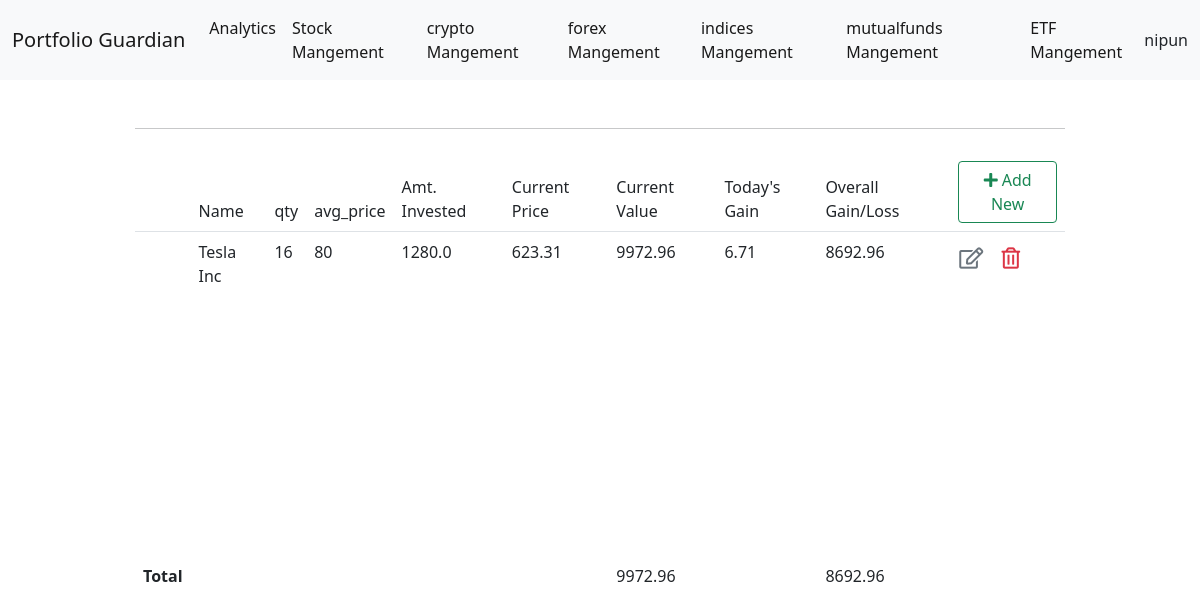
/stocks/list/ (signed in), run on the app's committed database.
### dashboard/models.py (models this page shows)
class Account(AbstractUser):
    email = models.EmailField(_('email address'), unique=True)
    first_name=models.CharField(max_length=100)
    last_name=models.CharField(max_length=100)

### stocks/models.py (models this page shows)
class Stock_details(models.Model):
    user =models.ForeignKey('dashboard.Account', on_delete= models.CASCADE,null=True)
    companyName=models.CharField(max_length=100,default="")
    avg_price=models.IntegerField(default=0)
    qty=models.IntegerField(default=0)
    invested_amount=models.FloatField(default=0)
    current_price=models.FloatField(default=0)
    current_value=models.FloatField(default=0)
    Today_Gain=models.FloatField(default=0)
    Overall_Gain=models.FloatField(default=0)
    CHOICES=('Buy','Sell')
    buy_sell_choice = (
		('Buy', 'Buy'),
		('Sell', 'Sell'),
	)
    Buy_Sell = models.CharField(default="None",max_length=50, blank=True, null=True, choices=buy_sell_choice)
    date=models.CharField(max_length=255)

### stocks/views.py (the view)
# urls.py: path('list/',views.stock_list,name='stock_list'),
@login_required(login_url='login')
def stock_list(request):
    if request.user.is_authenticated:
        user = request.user
        context={'stock_list':Stock_details.objects.filter(user=user),
        'total_investment':Stock_details.objects.filter(user=user).aggregate(Sum('current_value')),
        'Today_Gain': Stock_details.objects.filter(user=user).aggregate(Sum('Today_Gain')),
        'Overall_Gain': Stock_details.objects.filter(user=user).aggregate(Sum('Overall_Gain')),
        }
        return render(request,"stocks/stock_list.html",context)

### stocks/templates/stocks/stock_list.html (shortened to what this page needs)
{% extends "dashboard/base.html" %}
{% block content %}
<table class="table table-borderless">
    <thead class="border-bottom font-weight-bold">
        <tr>
            <td> </td>
            <td>Name</td>
            <td>qty</td>
            <td>avg_price</td>
            <td>Amt. Invested</td>
            <td>Current Price</td>
            <td>Current Value</td>
            <td>Today's Gain</td>
            <td>Overall Gain/Loss</td>
            <td>
                <a href="{% url 'stock_insert' %}" class="btn btn-outline-success">
                    <i class="fas fa-plus"></i> Add New
                </a>
            </td>
        </tr>
    </thead>
    <tbody>
        {% for stock in stock_list %}
            <tr>
                <td></td>
                <td>{{stock.companyName}}</td>
                <td>{{stock.qty}}</td>
                <td>{{stock.avg_price}}</td>
                <td>{{stock.invested_amount}}</td>
                <td>{{stock.current_price}}</td>
                <td>{{stock.current_value}}</td>
                <td>{{stock.Today_Gain}}</td>
                <td>{{stock.Overall_Gain}}</td>
                <td>
                    <a href="{% url 'stock_edit' stock.id %}" class="btn text-secondary px-0">
                        <i class="far fa-edit fa-lg"></i>
                    </a>
                    <form action="{% url 'stock_delete' stock.id %}" method="post" class="d-inline">
                        <button type="submit" class="btn">
                            <i class="far fa-trash-alt fa-lg text-danger float-right"></i>
                        </button>
                    </form>
                </td>
            </tr>
        {% endfor %}
    </tbody>
    <tfoot >
        <tfoot style="vertical-align:bottom" >
        <tr style="height:300px">
        <th scope="row">Total </th>
        <td></td>
        <td></td>
        <td></td>
        <td></td>
        <td></td>
        <td>{{total_investment.current_value__sum}}</td>
        <td></td>
        <td>{{Overall_Gain.Overall_Gain__sum}}</td>
    </tr>
    </tfoot>
</table>
{% endblock content %}

### dashboard/templates/dashboard/base.html (shortened to what this page needs)
<!doctype html>
<html lang="en">
  <head>
    <link href="https://cdn.jsdelivr.net/npm/bootstrap@5.0.1/dist/css/bootstrap.min.css" rel="stylesheet">
    <link rel="stylesheet" href="https://cdnjs.cloudflare.com/ajax/libs/font-awesome/5.11.2/css/all.min.css">
  </head>
  <body>
  <nav class="navbar navbar-expand-lg navbar-light bg-light">
    <div class="container-fluid">
      <a class="navbar-brand" href="#">Portfolio Guardian</a>
      <div class="collapse navbar-collapse" id="navbarSupportedContent">
        <ul class="navbar-nav me-auto mb-2 mb-lg-0">
          {% if user.is_authenticated %}
          <li class="nav-item">
            <a class="nav-link active" aria-current="page" href="{% url 'analytics' %} ">Analytics</a>
          </li>
          <li class="nav-item">
            <a class="nav-link active" aria-current="page" href="{% url 'stock_list' %} ">Stock Mangement</a>
          </li>
          <li class="nav-item">
            <a class="nav-link active" aria-current="page" href="{% url 'crypto_list' %} ">crypto Mangement</a>
          </li>
          <li class="nav-item">
            <a class="nav-link active" aria-current="page" href="{% url 'forex_list' %} ">forex Mangement</a>
          </li>
          <li class="nav-item">
            <a class="nav-link active" aria-current="page" href="{% url 'indices_list' %} ">indices Mangement</a>
          </li>
          <li class="nav-item">
            <a class="nav-link active" aria-current="page" href="{% url 'mutualfunds_list' %} ">mutualfunds Mangement</a>
          </li>
          <li class="nav-item">
            <a class="nav-link active" aria-current="page" href="{% url 'etf_list' %} ">ETF Mangement</a>
          </li>
          {% endif %}
        </ul>
        {% if user.is_authenticated %}
        {{user}}
        {% else %}
        <button type="button" class="btn btn-dark" href="{%  url 'login' %}">Login</button>
        {% endif %}
      </div>
    </div>
  </nav>
    <div class="container">
        <div class="col-md-10 offset-md-1 mt-5">
            <div class="jumbotron">
                <hr class="my-4">
                  {% block content %}
                  {% endblock content %}
            </div>
        </div>
    </div>
  </body>
</html>

### data on the page
Account: username "nipun"
Stock_details: companyName "Tesla Inc", qty "16", avg_price "80", invested_amount "1280.0", current_price "623.31", current_value "9972.96", Today_Gain "6.71", Overall_Gain "8692.96"

### other printed values
{{ total_investment.current_value__sum }} "9972.96"
{{ Overall_Gain.Overall_Gain__sum }} "8692.96"
